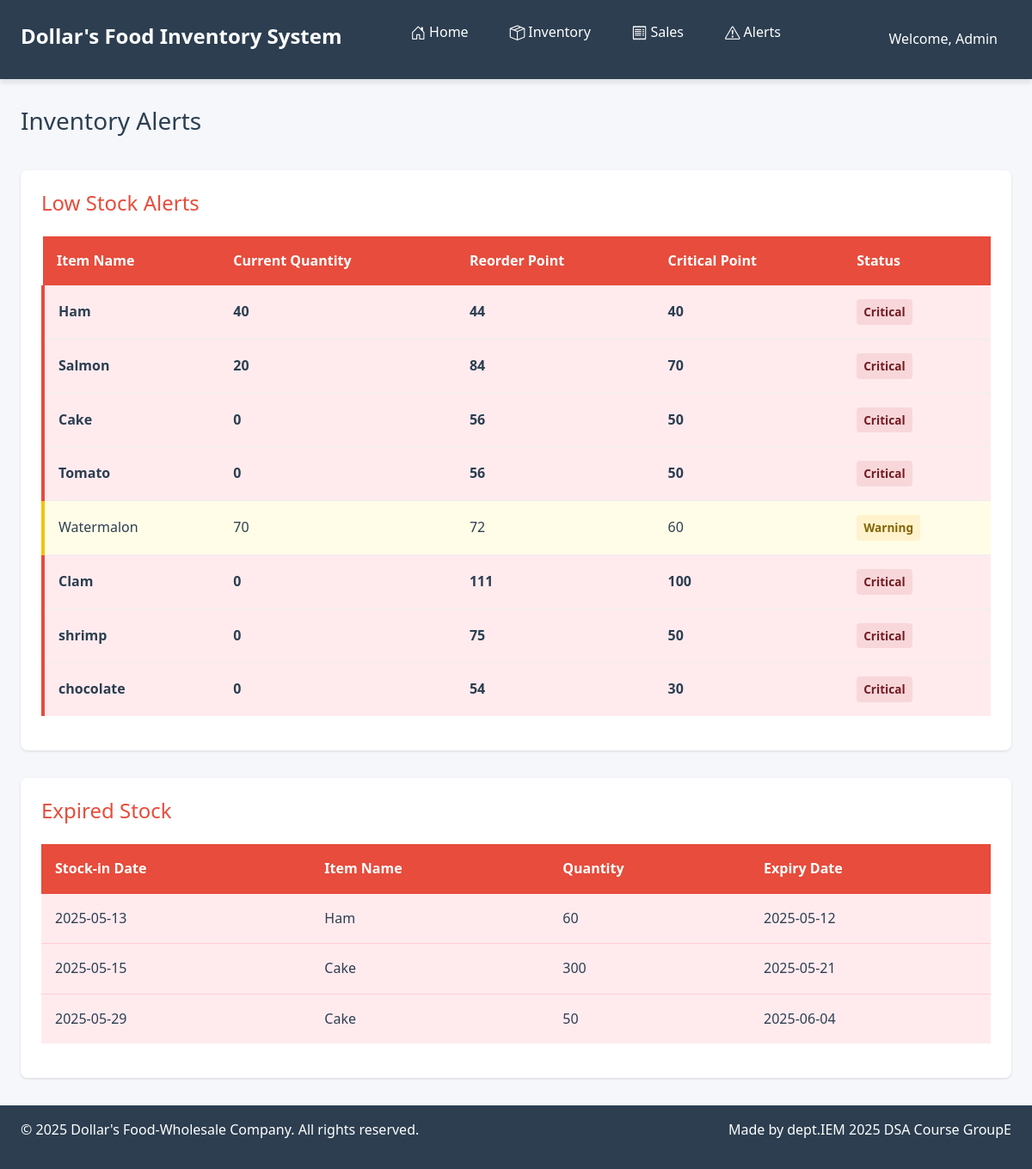
The app's page /alerts/ with its own data.
### inventory/models.py (models this page shows, shortened)
class Item(models.Model):
    CATEGORY_CHOICES = [('food','food'),]
    name = models.CharField(max_length=100, unique=True)
    category = models.CharField(max_length=20, choices=CATEGORY_CHOICES, null=True, blank=True)
    critical_point = models.IntegerField(default=0)
    lead_time_demand = models.FloatField(
        validators=[MinValueValidator(0.1), MaxValueValidator(1.0)],
        help_text="please enter a number between 0.1 ~ 1.0 as the system criteria",
        default=0.1
    )
    image = models.ImageField(upload_to='item_images/', blank=True, null=True)

class StockIn(models.Model):
    item = models.ForeignKey(Item, on_delete=models.CASCADE, related_name='stockins')
    serial_number = models.CharField(max_length=10)
    unitcost = models.DecimalField(max_digits=10, decimal_places=2, validators=[MinValueValidator(0)], default=0.00)
    quantity = models.IntegerField(default=0)
    last_vendor = models.CharField(max_length=25, null=True, blank=True)
    created_at = models.DateField(default=timezone.now)
    expiry_date = models.DateField(null=True, blank=True)
    class Meta:
        unique_together = ('item', 'serial_number')

### alerts/views.py (the view)
# urls.py: path('', views.alert_view, name='alert_list'),
def alert_view(request):
    today = date.today()
    alerts = []
    items = Item.objects.all()
    for item in items:
        valid_stockins = item.stockins.filter(expiry_date__gte=today) | item.stockins.filter(expiry_date__isnull=True)
        current_quantity = sum(stock.quantity for stock in valid_stockins)
        reorder_point = ceil(item.critical_point * (1 + item.lead_time_demand))
        if current_quantity <= reorder_point:
            level = 'reorder'
            if current_quantity <= item.critical_point:
                level = 'critical'
        else:
            level = 'normal'
        alerts.append({
            'name': item.name,
            'total_quantity': current_quantity,
            'reorder_point': reorder_point,
            'critical_point': item.critical_point,
            'alert_level': level,
        })
    expired_stockins = StockIn.objects.filter(expiry_date__lt=today)
    return render(request, 'alerts/alert_list.html', {
        'alerts': alerts,
        'expired_stockins': expired_stockins
    })

### alerts/templates/alerts/alert_list.html (shortened to what this page needs)
{% extends "base.html" %}
{% load static %}
{% block page_title %}
Inventory Alerts
{% endblock %}
{% block content %}
<link rel="stylesheet" href="{% static 'css/alerts.css' %}">
<div class="alerts-container">
    <section class="alert-section">
        <h1>Low Stock Alerts</h1>
        {% if alerts %}
        <table class="alert-table">
            <thead>
                <tr>
                    <th>Item Name</th>
                    <th>Current Quantity</th>
                    <th>Reorder Point</th>
                    <th>Critical Point</th>
                    <th>Status</th>
                </tr>
            </thead>
            <tbody>
                {% for item in alerts %}
                    {% if item.alert_level != 'normal' %}
                    <tr class="alert-{{ item.alert_level }}">
                        <td>{{ item.name }}</td>
                        <td>{{ item.total_quantity }}</td>
                        <td>{{ item.reorder_point }}</td>
                        <td>{{ item.critical_point }}</td>
                        <td>
                            <span class="status-badge status-{{ item.alert_level }}">
                                {% if item.alert_level == 'reorder' %}
                                    Warning
                                {% elif item.alert_level == 'critical' %}
                                    Critical
                                {% endif %}
                            </span>
                        </td>
                    </tr>
                    {% endif %}
                {% endfor %}
            </tbody>
        </table>
        {% else %}
        <div class="no-alerts">
            All items are above reorder point
        </div>
        {% endif %}
    </section>
    <section class="alert-section">
        <h1>Expired Stock</h1>
        <table class="alert-table">
            <thead>
                <tr>
                    <th>Stock-in Date</th>
                    <th>Item Name</th>
                    <th>Quantity</th>
                    <th>Expiry Date</th>
                </tr>
            </thead>
            <tbody>
                {% for record in expired_stockins %}
                <tr class="expired-item">
                    <td>{{ record.created_at|date:"Y-m-d" }}</td>
                    <td>{{ record.item.name }}</td>
                    <td>{{ record.quantity }}</td>
                    <td>{{ record.expiry_date|date:"Y-m-d" }}</td>
                </tr>
                {% empty %}
                <tr>
                    <td colspan="4" class="no-alerts">
                        No expired items found
                    </td>
                </tr>
                {% endfor %}
            </tbody>
        </table>
    </section>
</div>
{% endblock %}

### static/css/base.css (style rules this page uses)
:root { --primary-color: #2c3e50; --secondary-color: #3498db; --accent-color: #e74c3c; --success-color: #27ae60; --warning-yellow: #f1c40f; --warning-orange: #e67e22; --warning-red: #e74c3c; --light-color: #ecf0f1; --dark-color: #2c3e50; --gray-color: #95a5a6; --space-xs: 0.25rem; --space-sm: 0.5rem; --space-md: 1rem; --space-lg: 1.5rem; --space-xl: 2rem; --radius-sm: 4px; --radius-md: 8px; --radius-lg: 12px; --shadow-sm: 0 1px 3px rgba(0,0,0,0.12); --shadow-md: 0 4px 6px rgba(0,0,0,0.1); --shadow-lg: 0 10px 25px rgba(0,0,0,0.1); }
* { margin: 0; padding: 0; box-sizing: border-box; }
.app-body { font-family: 'Segoe UI', 'Roboto', sans-serif; line-height: 1.6; color: var(--dark-color); background-color: #f5f7fa; display: flex; flex-direction: column; min-height: 100vh; }

### static/css/alerts.css (style rules this page uses)
.alerts-container { display: flex; flex-direction: column; gap: var(--space-xl); }
.alert-section { background-color: white; border-radius: var(--radius-md); box-shadow: var(--shadow-sm); padding: var(--space-lg); }
.alert-section h1 { color: var(--warning-red); font-size: 1.5rem; margin-bottom: var(--space-lg); display: flex; align-items: center; gap: var(--space-sm); }
.alert-table { width: 100%; border-collapse: collapse; margin: var(--space-md) 0; }
.alert-table th { background-color: var(--warning-red); color: white; padding: var(--space-md); text-align: left; position: sticky; top: 0; }
.alert-table td { padding: var(--space-md); border-bottom: 1px solid #eee; }
.alert-table tr:last-child td { border-bottom: none; }
.alert-reorder { background-color: #fffde7; border-left: 4px solid var(--warning-yellow); }
.alert-critical { background-color: #ffebee; border-left: 4px solid var(--warning-red); font-weight: bold; }
.status-badge { display: inline-block; padding: var(--space-xs) var(--space-sm); border-radius: var(--radius-sm); font-size: 0.85rem; font-weight: 600; }
.status-reorder { background-color: #fff3cd; color: #856404; }
.status-critical { background-color: #f8d7da; color: #721c24; }
.expired-item { background-color: #ffebee; }
.expired-item td { border-color: #ffcdd2; }

### records on screen
Item: name "Ham"
Item: name "Salmon"
Item: name "Cake"
Item: name "Tomato"
Item: name "Watermalon"
Item: name "Clam"
Item: name "shrimp"
Item: name "chocolate"
StockIn: created_at "2025-05-13", item.name "Ham", quantity "60", expiry_date "2025-05-12"
StockIn: created_at "2025-05-15", item.name "Cake", quantity "300", expiry_date "2025-05-21"
StockIn: created_at "2025-05-29", item.name "Cake", quantity "50", expiry_date "2025-06-04"

### other values on screen
{{ item.total_quantity }} "40" "20" "0" "0" "70" "0" "0" "0"
{{ item.reorder_point }} "44" "84" "56" "56" "72" "111" "75" "54"
{{ item.critical_point }} "40" "70" "50" "50" "60" "100" "50" "30"
